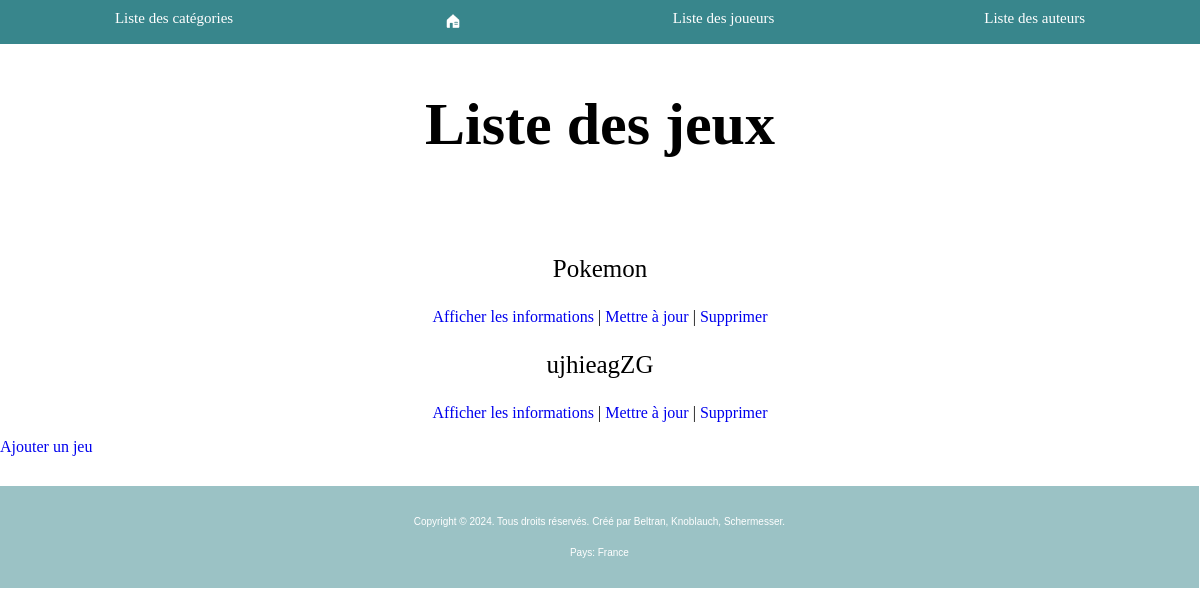
The app's page /index_jeux/, older data.
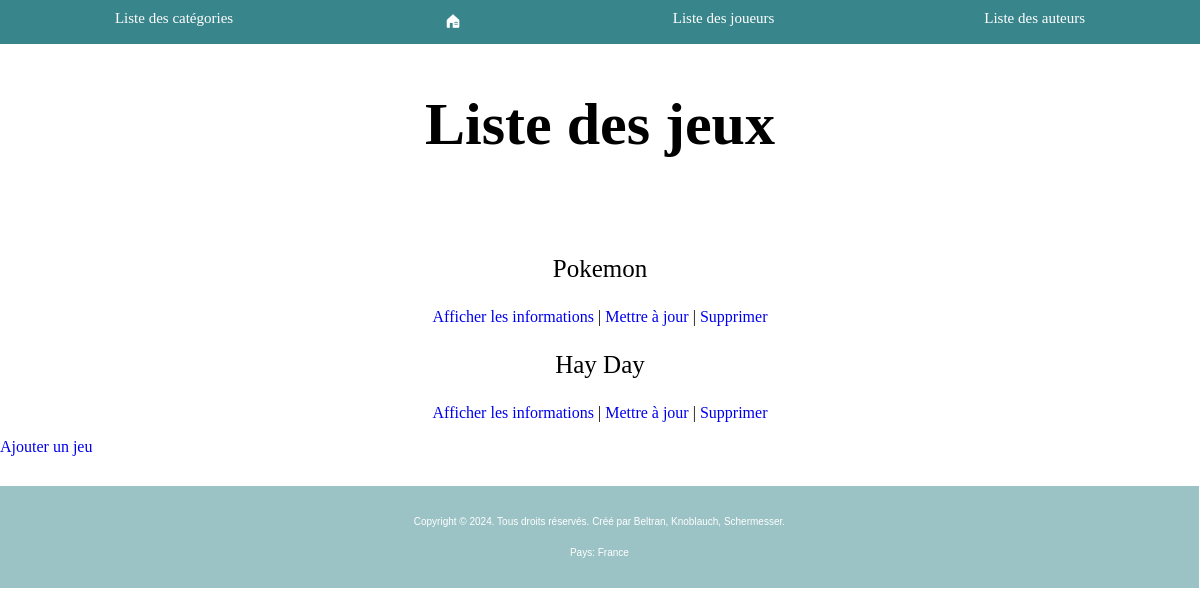
The same page, newer data.
### ludotheque/models.py (models this page shows, shortened)
class Jeux(models.Model):
    titre = models.CharField(max_length=100)
    anneeSortie = models.IntegerField()
    photo = models.ImageField(upload_to='images/', blank=True, null=True)
    editeur = models.CharField(max_length=100)
    auteur = models.ForeignKey("Auteurs", on_delete=models.CASCADE, default=None)
    cat = models.ForeignKey("Categories", on_delete=models.CASCADE, default=None)
    def __str__(self):
        chaine = f" {self.titre} "
        return chaine

### ludotheque/views_jeux.py (the view)
# urls.py: path('index_jeux/', views_jeux.jeux_index),
def jeux_index(request):
    liste = list(Jeux.objects.all())
    return render(request, "jeux/index.html", {"liste" : liste})

### ludotheque/templates/jeux/index.html (shortened to what this page needs)
<!DOCTYPE html>
<html lang="en">
{% load static %}
<head>
    <link rel="stylesheet" type="text/css" href="{% static 'main.css' %}"/>
</head>
<body>
{% include 'main_nav.html' %}
<a href="/ajout_jeux/"> Ajouter un jeu </a>
<h1 class="mainTitle"> Liste des jeux </h1>
<article class="listeJeuxAll">
    {% for j in liste %}
        <article class="listeJeux">
            <p class="liste"> {{j}} </p>
            <p class="listeEdit"><a class="editListe" href="/affiche_jeux/{{j.id}}/">Afficher les informations</a>  |  <a class="editListe" href="/update_jeux/{{j.id}}/">Mettre à jour</a>  |  <a class="editListe" href="/delete_jeux/{{j.id}}/">Supprimer</a></p>
        </article>
    {% endfor %}
</article>
<a href="/ajout_jeux/"> Ajouter un jeu </a>
{% include 'main_footer.html' %}
</body>
</html>

Row changes from the older to the newer data that the page shows:
removed Jeux: titre "ujhieagZG"
added Jeux: titre "Hay Day"
